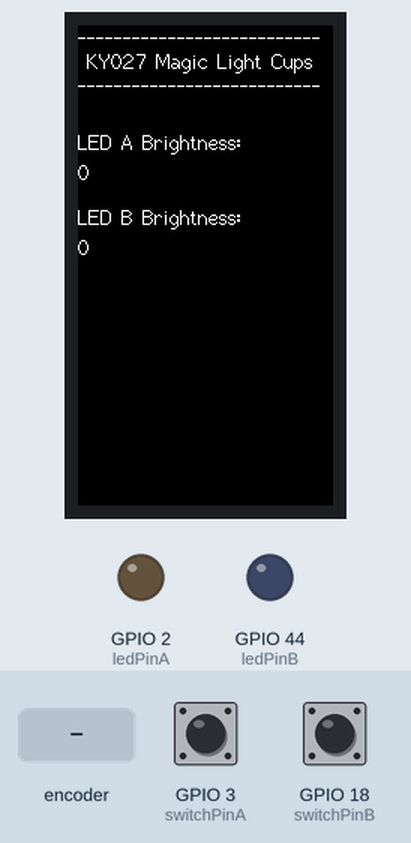
Simulated run of this program. Board: ESP32-S3. Parts: 170×320 colour display, output pins drawn as LEDs (lit = HIGH). The inputs (shaded band) are chosen by the test bench; at power-on: GPIO 3 (switchPinA) HIGH, GPIO 18 (switchPinB) HIGH.

Above: at 1.4 s.
1.5 s: rotary encoder on GPIO 3 (switchPinA) / GPIO 18 (switchPinB) turned 1 step (first pin leading)
3.2 s: rotary encoder on GPIO 3 (switchPinA) / GPIO 18 (switchPinB) turned 3 steps (first pin leading)
At 3.49 s:
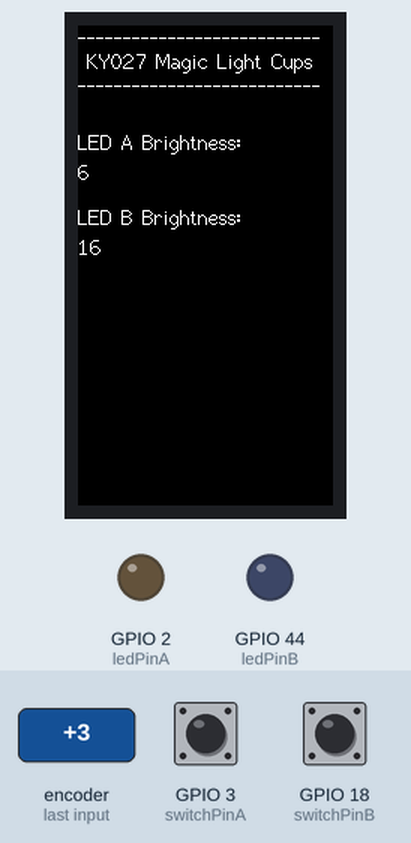
5.3 s: rotary encoder on GPIO 3 (switchPinA) / GPIO 18 (switchPinB) turned 2 steps (second pin leading)
At 5.55 s:
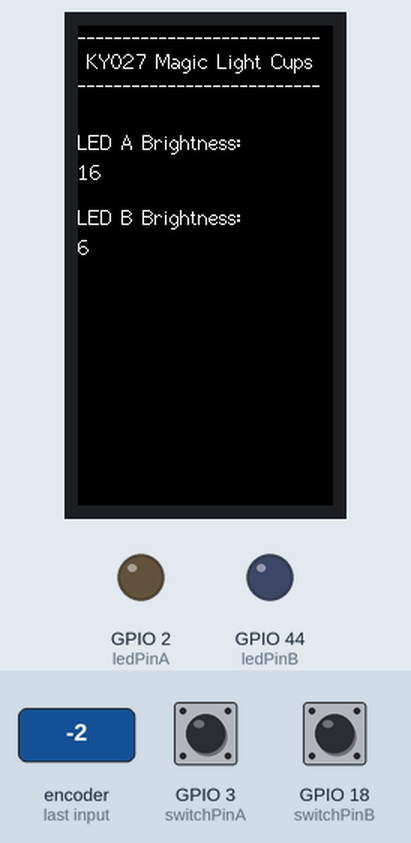
Timing chart, 0 to 8.3 s (numbered marks = the images above; inputs shaded):
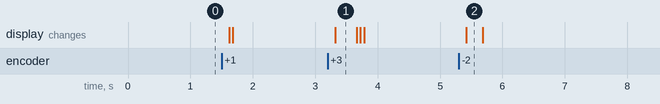

The program:

main.cpp
```cpp
/*********************************************************************************************************
* LILYGO T-Display-S3 KY-027 Magic Light Cup Module Project
*
* This sketch reads the digital signals from the KY-027 modules and controls the brightness of LEDs
* based on the tilt state of the modules. The status and brightness levels are displayed on the
* built-in screen of the LilyGO T-Display-S3 using the TFT_eSPI library.
*
* Description:
*  The code uses two intervals: one for reading the tilt switches and updating LED brightness (5ms),
*   and another for updating the display (100ms).
*  The brightness levels for each module are displayed and updated separately.
*  The LEDs are initialized based on the tilt switch positions at startup.
*  The LEDs fade on and off smoothly based on the tilt state.
*
* Pin Connections:
*  - Module A&B VCC -> 3.3V
*  - Module A&B GND -> GND
*  - Module A D0    -> GPIO03 (input)
*  - Module A LED   -> GPIO02 (output)
*  - Module B D0    -> GPIO18 (input)
*  - Module B LED   -> GPIO44 (output)
*
* KY-027 Specifications:
*  - Protocol: Digital
*  - Operating Voltage: 3.3V to 5V
**********************************************************************************************************/

/*************************************************************
******************* INCLUDES & DEFINITIONS *******************
**************************************************************/

#include <Arduino.h>
#include <TFT_eSPI.h>

// TFT_eSPI
TFT_eSPI tft = TFT_eSPI();

// Pin definitions
const int switchPinA = 3;  // tilt switch pin for Module A
const int ledPinA = 2;     // LED pin for Module A

const int switchPinB = 18; // tilt switch pin for Module B
const int ledPinB = 44;    // LED pin for Module B

// Variables for timing
unsigned long previousReadMillis = 0;   // last time the switches were read
unsigned long previousUpdateMillis = 0; // last time the display was updated
const long readInterval = 5;            // interval for reading switches and updating brightness (ms)
const long updateInterval = 100;        // interval for updating the display (ms)

// Global variables
int switchStateA = HIGH;       // state from Module A (active low)
int switchStateB = HIGH;       // state from Module B (active low)
int brightnessA = 0;           // brightness level for LED A
int brightnessB = 0;           // brightness level for LED B
const int brightnessSteps = 2; // step size for brightness changes
bool redrawRequired = true;    // flag to redraw the screen


/*************************************************************
********************** HELPER FUNCTIONS **********************
**************************************************************/

// Function to draw static elements on the TFT screen
void drawStaticElements() {
  // Clear the screen and set text properties
  tft.fillScreen(TFT_BLACK);
  tft.setTextFont(2);
  tft.setTextColor(TFT_WHITE, TFT_BLACK);

  // Reset cursor to the top-left corner
  tft.setCursor(0, 0);

  // Display header
  tft.println("---------------------------");
  tft.println(" KY027 Magic Light Cups");
  tft.println("---------------------------");

  // Display static labels
  tft.setCursor(0, 70); // position for LED A brightness
  tft.print("LED A Brightness:");

  tft.setCursor(0, 120); // position for LED B brightness
  tft.print("LED B Brightness:");
}

// Function to update dynamic elements on the TFT screen
void updateDynamicElements() {
  // Update LED A brightness
  tft.setCursor(0, 90); // position for LED A brightness value
  tft.print("      ");  // clear previous value (6 spaces)
  tft.setCursor(0, 90); // reset cursor
  tft.print(brightnessA);

  // Update LED B brightness
  tft.setCursor(0, 140); // position for LED B brightness value
  tft.print("      ");   // clear previous value (6 spaces)
  tft.setCursor(0, 140); // reset cursor
  tft.print(brightnessB);
}


/*************************************************************
*********************** MAIN FUNCTIONS ***********************
**************************************************************/

// SETUP
void setup() {
  // Set pin modes
  pinMode(switchPinA, INPUT);
  pinMode(ledPinA, OUTPUT);

  pinMode(switchPinB, INPUT);
  pinMode(ledPinB, OUTPUT);

  // Initialize the TFT display
  tft.init();
  tft.setRotation(0);                     // adjust rotation (0 & 2 portrait | 1 & 3 landscape)
  tft.fillScreen(TFT_BLACK);              // black background
  tft.setTextFont(2);                     // set the font size
  tft.setTextColor(TFT_WHITE, TFT_BLACK); // set text colour (white) and background colour (black)

  // Draw static elements once
  drawStaticElements();

  // Set initial LED states based on tilt switch states
  switchStateA = digitalRead(switchPinA); // read Module A tilt switch
  switchStateB = digitalRead(switchPinB); // read Module B tilt switch

  // Set LEDs based on startup tilt switch states
  if (switchStateA == LOW) { // module A is tilted
    brightnessA = 255;       // LED A to full brightness
  }
  if (switchStateB == LOW) { // module B is tilted
    brightnessB = 255;       // LED B to full brightness
  }

  // Control the LEDs based on initial brightness values
  analogWrite(ledPinA, brightnessA); // set LED A brightness
  analogWrite(ledPinB, brightnessB); // set LED B brightness

  // Initial display update
  redrawRequired = true; // update display
}


// MAIN LOOP
void loop() {
  unsigned long currentMillis = millis(); // get the current millis time

  // Read tilt switches and update brightness at the set readInterval
  if (currentMillis - previousReadMillis >= readInterval) {
    previousReadMillis = currentMillis; // save the last read time

    // Read the digital value from Module A
    switchStateA = digitalRead(switchPinA);

    // Read the digital value from Module B
    switchStateB = digitalRead(switchPinB);

    // Fade LED A ON
    if (switchStateA == LOW) {
      if (brightnessA < 255) {
        brightnessA += brightnessSteps; // fade LED
        if (brightnessA > 255) brightnessA = 255; // clamp brightness to maximum value
      }
    }
    // Fade LED A OFF
    else {
      if (brightnessA > 0) {
        brightnessA -= brightnessSteps; // fade LED
        if (brightnessA < 0) brightnessA = 0; // clamp brightness to minimum value
      }
    }

    // Fade LED B ON
    if (switchStateB == LOW) {
      if (brightnessB < 255) {
        brightnessB += brightnessSteps; // fade LED
        if (brightnessB > 255) brightnessB = 255; // clamp brightness to maximum value
      }
    }
    // Fade LED B OFF
    else {
      if (brightnessB > 0) {
        brightnessB -= brightnessSteps; // fade LED
        if (brightnessB < 0) brightnessB = 0; // clamp brightness to minimum value
      }
    }

    // Control the LEDs
    analogWrite(ledPinA, brightnessA); // LED A brightness
    analogWrite(ledPinB, brightnessB); // LED B brightness
  }

  // Update the display every updateInterval (100ms)
  if (currentMillis - previousUpdateMillis >= updateInterval) {
    previousUpdateMillis = currentMillis; // save the last display update time

    // Update the display
    updateDynamicElements();
  }
}
```

Measured:
- after the input at 3.2 s, the display: changes after 0.12 s (image 1)
- after the input at 5.3 s, the display: changes after 0.12 s (image 2)
